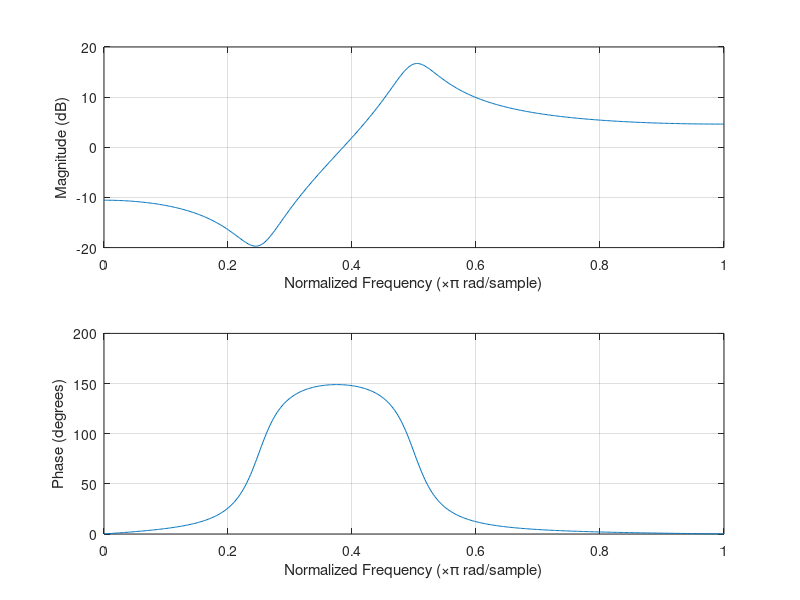

This figure's MATLAB source:
% Plotting a pole zero plot for a discrete filter transfer function
% H(z) = Numerator(z)/Denominator(z)
% Numerator(z) = 1 - 1.2728z(-1) + 0.81z(-2) = b
% Denominator(z) = 1 + 0.81z(-2) = a
b = [1,-1.2728,0.81];
a = [1,0,0.81];
% x = poles and o = zeroes
% zplane(b,a);

% Plots the frequency response
figure;
freqz(b,a);
% Clearly a high pass filter